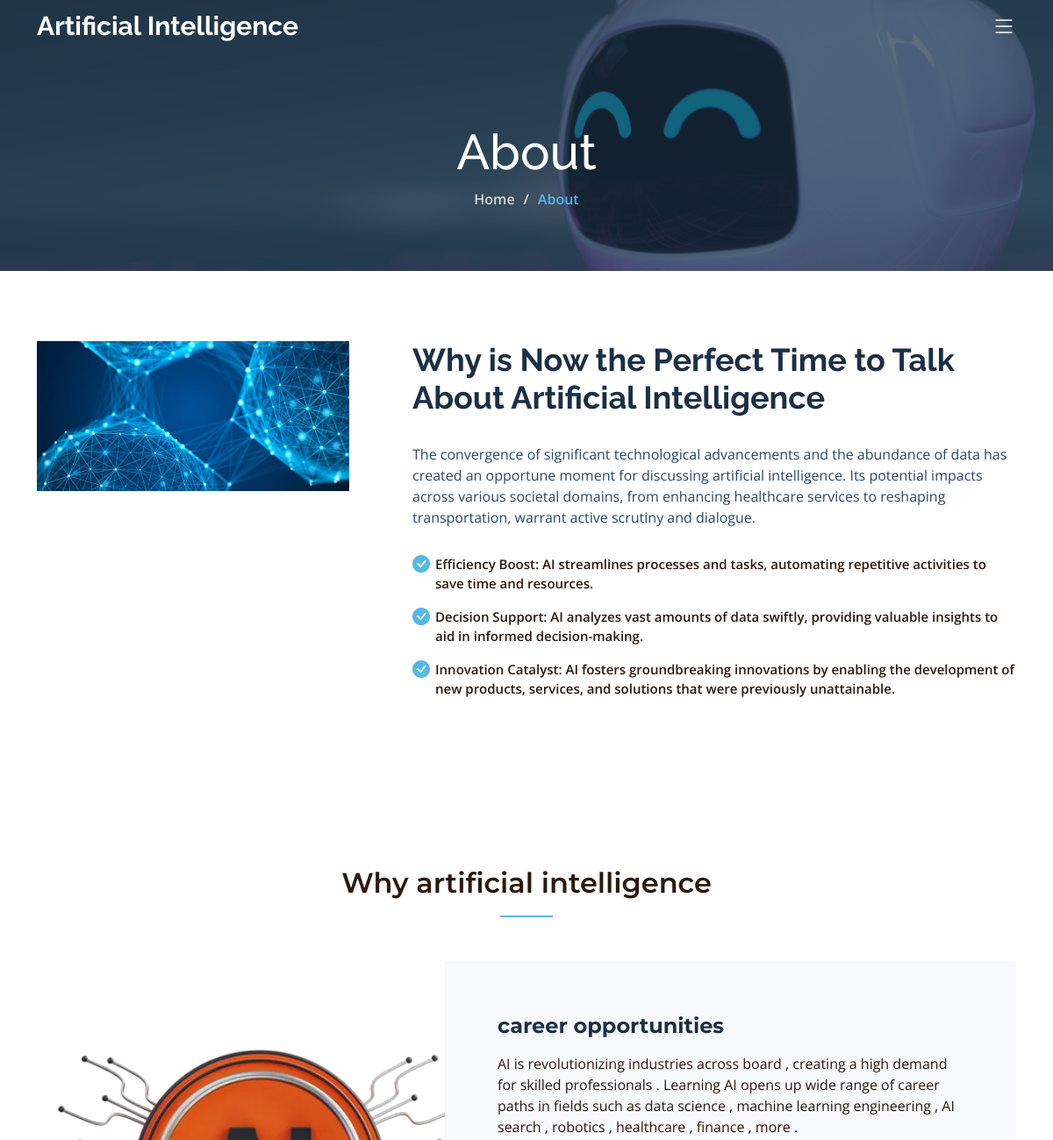
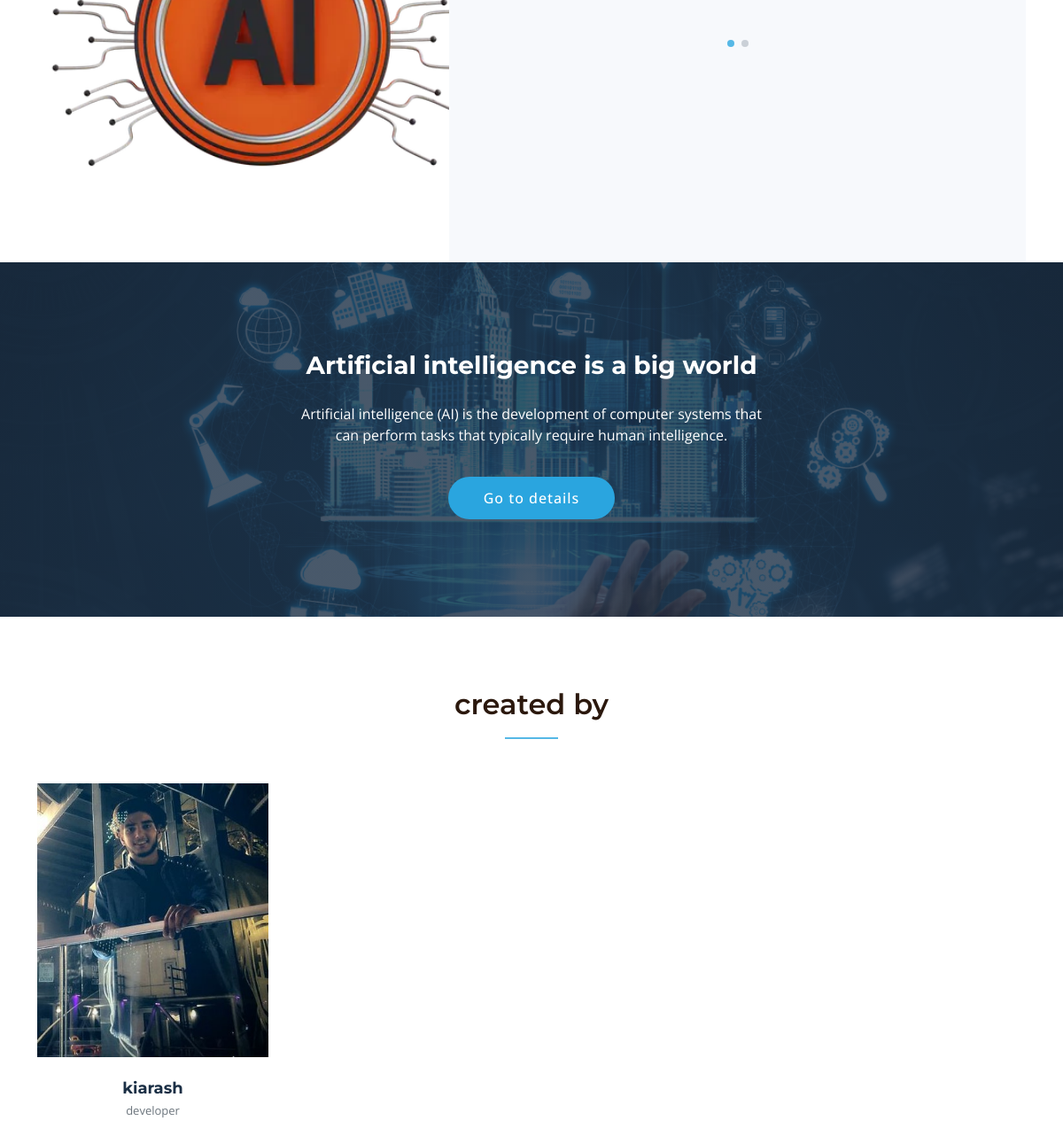
Screenshot of /about (signed in) with the database file from the repository (2 pictures, top to bottom).
### home/models.py (models this page shows, shortened)
class WhyAi(models.Model):
    title = models.CharField(max_length=100)  # this section is for index.html 'why artificial intelligence'
    description = models.TextField()

class Profile(models.Model):
    user = models.OneToOneField(User, on_delete=models.CASCADE)
    image = models.ImageField(upload_to='profile_images/')
    about_me = models.TextField()
    skills = models.CharField(max_length=50, choices=SKILLS_CHOICES)
    linkedin = models.URLField(max_length=200, blank=True, null=True)
    telegram = models.CharField(max_length=50, blank=True, null=True)
    whatsapp = models.CharField(max_length=20, blank=True, null=True)
    gmail = models.EmailField(max_length=100, blank=True, null=True)
    created_at = models.DateTimeField(auto_now_add=True)
    birthday = BirthdayField()
    objects = BirthdayManager()

### home/views.py (the view)
# urls.py: path('about', AboutClassView.as_view(), name='about'),  # this address is for about.html
class AboutClassView(TemplateView):
    template_name = 'about.html'
    def get_context_data(self, **kwargs):
        context = super().get_context_data(**kwargs)
        try:
            profile = Profile.objects.get(user=self.request.user)
            context['profile'] = profile
        except Profile.DoesNotExist:
            context['profile'] = None
        context['data'] = WhyAi.objects.all()
        return context

### templates/about.html (shortened to what this page needs)
{% extends 'base.html' %}
{% load static %}
{% block contact %}
    <main id="main">
        <div class="breadcrumbs d-flex align-items-center"
             style="background-image: url('{% static 'assets/img/about-header.png' %}');">
            <div class="container position-relative d-flex flex-column align-items-center">
                <h2>About</h2>
                <ol>
                    <li><a href="{% url 'home_app:index' %}">Home</a></li>
                    <li>About</li>
                </ol>
            </div>
        </div>
        <section id="about" class="about">
            <div class="container" data-aos="fade-up">
                <div class="row gy-4" data-aos="fade-up">
                    <div class="col-lg-4">
                        <img src="{% static 'assets/img/about-2-section.jpg' %}" class="img-fluid" alt="">
                    </div>
                    <div class="col-lg-8">
                        <div class="content ps-lg-5">
                            <h3>Why is Now the Perfect Time to Talk About Artificial Intelligence</h3>
                            <p>
                                The convergence of significant technological advancements and the abundance of data has
                                created an opportune moment for discussing artificial intelligence. Its potential
                                impacts across various societal domains, from enhancing healthcare services to reshaping
                                transportation, warrant active scrutiny and dialogue.
                            </p>
                            <ul>
                                <li><i class="bi bi-check-circle-fill"></i> Efficiency Boost: AI streamlines processes
                                    and tasks, automating repetitive activities to save time and resources.
                                </li>
                                <li><i class="bi bi-check-circle-fill"></i> Decision Support: AI analyzes vast amounts
                                    of data swiftly, providing valuable insights to aid in informed decision-making.
                                </li>
                                <li><i class="bi bi-check-circle-fill"></i> Innovation Catalyst: AI fosters
                                    groundbreaking innovations by enabling the development of new products, services,
                                    and solutions that were previously unattainable.
                                </li>
                            </ul>
                        </div>
                    </div>
                </div>
            </div>
        </section>
        <section id="why-us" class="why-us">
            <div class="container" data-aos="fade-up">
                <div class="section-header">
                    <h2>Why artificial intelligence</h2>
                </div>
                <div class="row g-0" data-aos="fade-up" data-aos-delay="200">
                    <div class="col-xl-5 img-bg"
                         style="background-image: url('{% static 'assets/img/Ai_icon.webp' %}')"></div>
                    <div class="col-xl-7 slides  position-relative">
                        <div class="slides-1 swiper">
                            <div class="swiper-wrapper">
                                {% for datum in data %}
                                    <div class="swiper-slide">
                                        <div class="item">
                                            <h3 class="mb-3">{{ datum.title }}</h3>
                                            <p>{{ datum.description }}</p>
                                        </div>
                                    </div>
                                {% endfor %}
                            </div>
                            <div class="swiper-pagination"></div>
                        </div>
                    </div>
                </div>
            </div>
        </section>
        <section id="call-to-action" class="call-to-action">
            <div class="container" data-aos="fade-up">
                <div class="row justify-content-center">
                    <div class="col-lg-6 text-center">
                        <h3>Artificial intelligence is a big world
                        </h3>
                        <p>Artificial intelligence (AI) is the development of computer systems that can perform tasks
                            that typically require human intelligence.</p>
                        <a class="cta-btn" href="#">Go to details</a>
                    </div>
                </div>
            </div>
        </section>
        <section id="team" class="team">
            <div class="container" data-aos="fade-up">
                <div class="section-header">
                    <h2>created by</h2>
                </div>
                <div class="row gy-4">
                    <div class="col-lg-3 col-md-6" data-aos="fade-up" data-aos-delay="100">
                        <div class="team-member">
                            <div class="member-img">
                                <img src="{{ profile.image.url }}" class="img-fluid" alt="">
                            </div>
                            <div class="member-info">
                                <h4>{{ profile.user.username }}</h4>
                                <span>{{ profile.skills }}</span>
                            </div>
                        </div>
                    </div>
                </div>
            </div>
        </section>
    </main>
{% endblock %}

### assets/assets/css/main.css (style rules this page uses)
:root { --font-default: "Open Sans", system-ui, -apple-system, "Segoe UI", Roboto, "Helvetica Neue", Arial, "Noto Sans", "Liberation Sans", sans-serif, "Apple Color Emoji", "Segoe UI Emoji", "Segoe UI Symbol", "Noto Color Emoji"; --font-primary: "Montserrat", sans-serif; --font-secondary: "Raleway", sans-serif; }
:root { --color-default: #2b180d; --color-primary: #56b8e6; --color-secondary: #1b2f45; }
:root { scroll-behavior: smooth; }
body { font-family: var(--font-default); color: var(--color-default); }
a { color: var(--color-primary); text-decoration: none; transition: 0.3s; }
h1, h2, h3, h4, h5, h6 { font-family: var(--font-primary); }
section { overflow: hidden; padding: 80px 0; }
.section-header { text-align: center; padding-bottom: 30px; }
.section-header h2 { font-size: 32px; font-weight: 600; margin-bottom: 20px; padding-bottom: 20px; position: relative; }
.section-header h2:after { content: ""; position: absolute; display: block; width: 60px; height: 2px; background: var(--color-primary); left: 0; right: 0; bottom: 0; margin: auto; }
.breadcrumbs { padding: 140px 0 60px 0; min-height: 30vh; position: relative; background-size: cover; background-position: center; background-repeat: no-repeat; }
.breadcrumbs:before { content: ""; background-color: rgba(27, 47, 69, 0.7); position: absolute; inset: 0; }
.breadcrumbs h2 { font-size: 56px; font-weight: 500; color: #fff; font-family: var(--font-secondary); }
.breadcrumbs ol { display: flex; flex-wrap: wrap; list-style: none; padding: 0 0 10px 0; margin: 0; font-size: 16px; font-weight: 600; color: var(--color-primary); }
.breadcrumbs ol a { color: rgba(255, 255, 255, 0.8); transition: 0.3s; }
.breadcrumbs ol li + li { padding-left: 10px; }
.breadcrumbs ol li + li::before { display: inline-block; padding-right: 10px; color: #fff; content: "/"; }
.why-us { padding-bottom: 0; }
.why-us .img-bg { min-height: 500px; background-size: cover; }
.why-us .slides { background-color: #f7f9fc; }
.why-us h3 { font-size: 24px; font-weight: 700; color: var(--color-secondary); }
.why-us .swiper { margin: 140px 140px 120px 140px; overflow: hidden; }
.why-us .swiper-pagination { margin-top: 30px; position: relative; }
@media (max-width: 1200px) { .why-us .swiper { margin: 60px 60px 40px 60px; } }
.about .content h3 { font-weight: 700; font-size: 36px; font-family: var(--font-secondary); color: var(--color-secondary); }
.about .content p { margin: 30px 0; color: #29486a; }
.about .content ul { list-style: none; padding: 0; }
.about .content ul li { padding: 0 0 15px 26px; position: relative; font-size: 15px; font-weight: 600; }
.about .content ul i { position: absolute; font-size: 20px; left: 0; top: -3px; color: var(--color-primary); }
.call-to-action { background: linear-gradient(rgba(27, 47, 69, 0.8), rgba(27, 47, 69, 0.8)), url("../img/12.png") center center; background-size: cover; padding: 100px 0; }
.call-to-action h3 { color: #fff; font-size: 28px; margin-bottom: 25px; font-weight: 700; }
.call-to-action p { color: #fff; margin-bottom: 25px; }
.call-to-action .cta-btn { font-family: var(--font-default); font-weight: 500; font-size: 16px; letter-spacing: 1px; display: inline-block; padding: 12px 40px; border-radius: 50px; transition: 0.5s; margin: 10px; color: #fff; background: #2aa5df; }
.team .team-member { overflow: hidden; background: #fff; }
.team .team-member .member-img { position: relative; overflow: hidden; }
.team .team-member .member-info { padding: 25px 15px 0 15px; text-align: center; }
.team .team-member .member-info h4 { font-weight: 700; margin-bottom: 5px; font-size: 18px; color: var(--color-secondary); }
.team .team-member .member-info span { display: block; font-size: 13px; font-weight: 400; color: #6c757d; }

### rows the page displays
WhyAi: title "career opportunities", description "AI is revolutionizing industries across board , creating a high demand for skilled professionals . Learning AI opens up wide range of career paths in fields such as data science , machine learning engineering , AI search , robotics , healthcare , finance , more ."
Profile: image (picture), user.username "kiarash", skills "developer"
